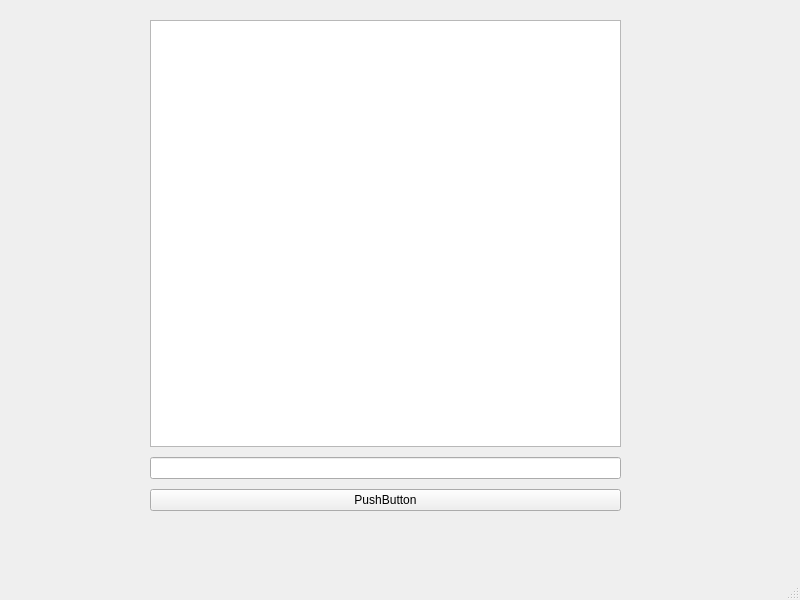
<?xml version="1.0" encoding="UTF-8"?>
<ui version="4.0">
 <class>MainWindow</class>
 <widget class="QMainWindow" name="MainWindow">
  <property name="geometry">
   <rect>
    <x>0</x>
    <y>0</y>
    <width>800</width>
    <height>600</height>
   </rect>
  </property>
  <property name="windowTitle">
   <string>MainWindow</string>
  </property>
  <widget class="QWidget" name="centralwidget">
   <widget class="QWidget" name="">
    <property name="geometry">
     <rect>
      <x>150</x>
      <y>20</y>
      <width>471</width>
      <height>491</height>
     </rect>
    </property>
    <layout class="QVBoxLayout" name="verticalLayout">
     <property name="spacing">
      <number>10</number>
     </property>
     <item>
      <widget class="QPlainTextEdit" name="plainTextEdit"/>
     </item>
     <item>
      <widget class="QLineEdit" name="InputLine"/>
     </item>
     <item>
      <widget class="QPushButton" name="pushButton">
       <property name="text">
        <string>PushButton</string>
       </property>
      </widget>
     </item>
    </layout>
   </widget>
  </widget>
  <widget class="QMenuBar" name="menubar">
   <property name="geometry">
    <rect>
     <x>0</x>
     <y>0</y>
     <width>800</width>
     <height>20</height>
    </rect>
   </property>
  </widget>
  <widget class="QStatusBar" name="statusbar"/>
 </widget>
 <resources/>
 <connections/>
</ui>
